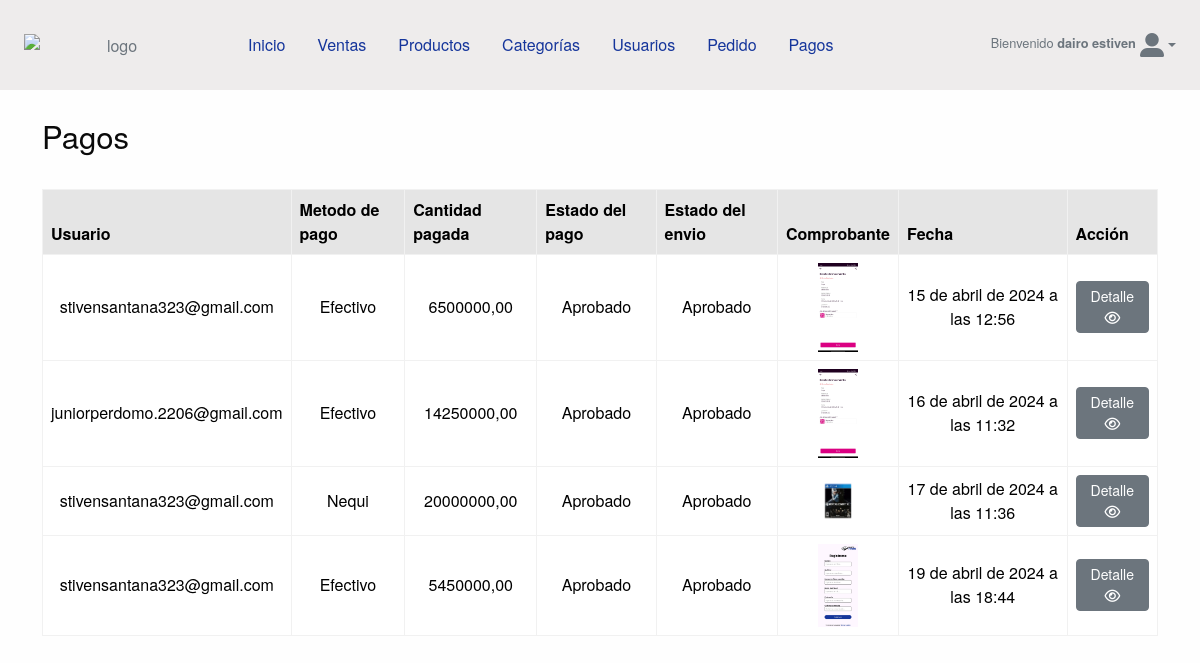
/pedido/admin/pagos/ (signed in), run on an earlier commit of the app's database.
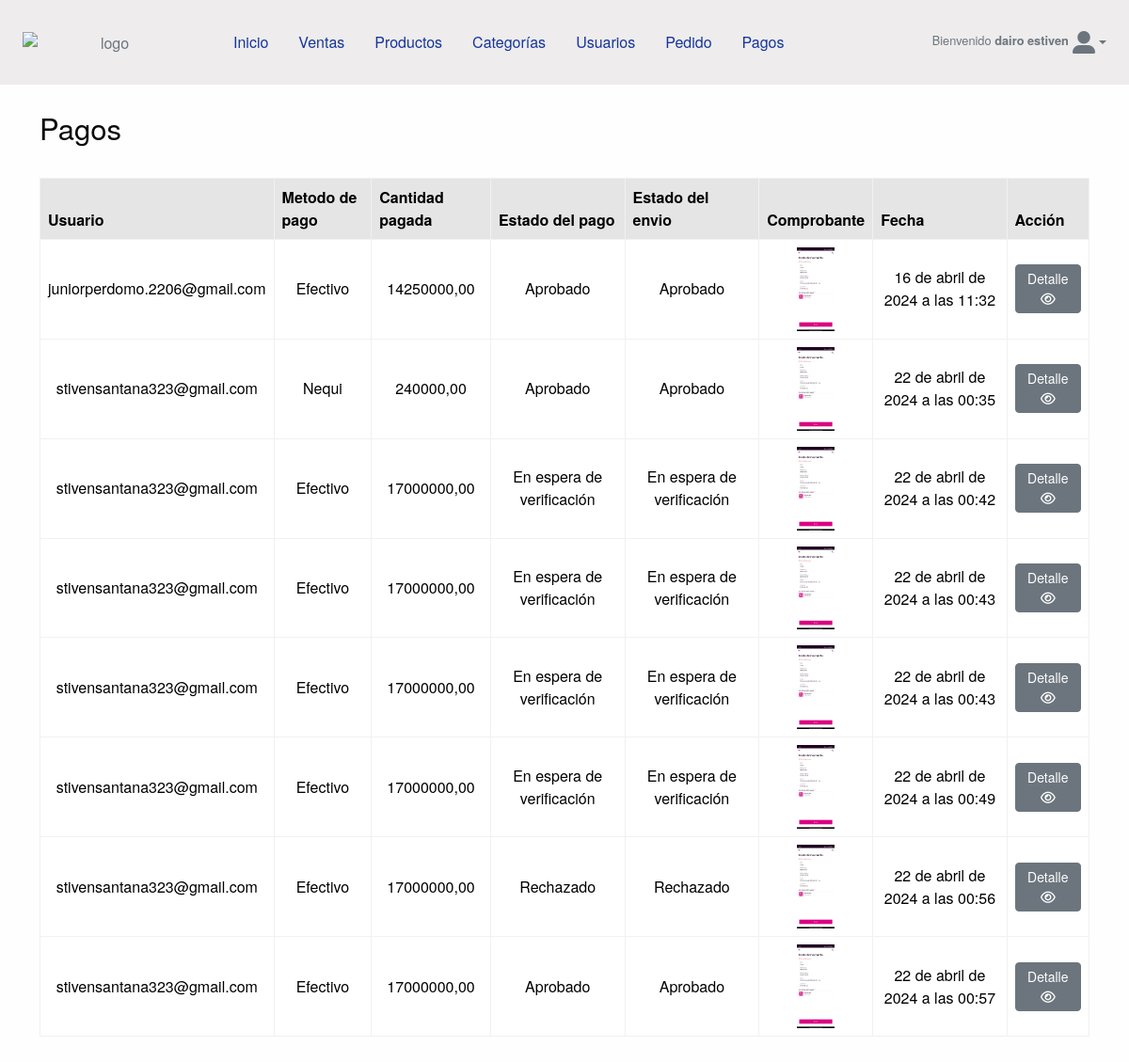
And on a later commit of the database.
### cuenta/models.py (models this page shows, shortened)
class Cuenta(AbstractBaseUser):
    nombre = models.CharField(max_length=25)
    apellido = models.CharField(max_length=25)
    username = models.CharField(max_length=25, unique=True, verbose_name="usuario")
    correo_electronico = models.EmailField(max_length=50, unique=True)
    telefono = models.CharField(max_length=12)
    inicio_acceso = models.DateField(default=timezone.now)
    ultimo_acceso = models.DateField(default=timezone.now)
    is_staff = models.BooleanField(default=False, verbose_name="usuario")
    is_admin = models.BooleanField(default=False, verbose_name="Administrador")
    is_active = models.BooleanField(default=False, verbose_name="Actvio")
    USERNAME_FIELD = "correo_electronico"
    REQUIRED_FIELDS = ["nombre", "apellido", "username"]
    objects = ManejardorCuenta()
    def __str__(self):
        return self.correo_electronico

### pedido/models.py (models this page shows, shortened)
class Pago(models.Model):
    OPCIONES_ESTADO_PAGOS = [
        ("En espera de verificación", "En espera de verificación"),
        ("Aprobado", "Aprobado"),
        ("Rechazado", "Rechazado"),
    ]
    OPCIONES_ENVIO = [
        ("En espera de verificación", "En espera de verificación"),
        ("Aprobado", "Aprobado"),
        ("Rechazado", "Rechazado"),
    ]
    usuario = models.ForeignKey(Cuenta, on_delete=models.CASCADE, null=True, blank=True)
    metodo_pago = models.CharField(max_length=50, null=True, blank=True)
    cantidad_pagada = models.DecimalField(max_digits=12, decimal_places=2,  null=True, blank=True)
    comprobante = models.ImageField(
        upload_to="comprobantes/",
        validators=[validate_image_file_extension]
    )
    estado_pago = models.CharField(
        max_length=50, choices=OPCIONES_ESTADO_PAGOS, default="En espera de verificación"
    )
    estado_envio = models.CharField(
        max_length=50, choices=OPCIONES_ENVIO, default="En espera de verificación"
    )
    fecha = models.DateTimeField(default=timezone.now)

### config/decorators.py (the view)
    def wrapper(request, *args, **kwargs):
        cuenta = Cuenta.objects.get(correo_electronico=request.user)
        if cuenta.is_active and cuenta.is_staff and cuenta.is_admin:
            return view_func(request, *args, **kwargs)
        else:
            return redirect("inicio_sesion")

### pedido/views.py (called while the page is built)
@login_required(login_url="inicio_sesion")
@protect_route
def lista_pagos(request):
    queryset = Pago.objects.all()
    return render(
        request,
        "admin/pagos/lista_pagos.html",
        {"pagos": queryset},
    )

### tienda/context_processors.py (called while the page is built)
def enlaces_categorias(request):
    enlace = Categoria.objects.all()
    return dict(enlace_categoria=enlace)

### templates/admin/pagos/lista_pagos.html (shortened to what this page needs)
{% extends 'admin/base_admin.html' %}
{% load static %}
{% block content %}
<div>
    <div class="container my-3">
        <div class="d-flex justify-content-between my-4">
            <div>
                <h3>Pagos</h3>
            </div>
        </div>
        <div class="d-flex justify-content-center text-center">
            <div class="col-12">
                <div class="table-responsive">
                    <table id="tblAdmin" class="table table-hover table-bordered">
                        <thead class="table-active ">
                            <tr>
                                <th scope="col">Usuario</th>
                                <th scope="col">Metodo de pago</th>
                                <th scope="col">Cantidad pagada</th>
                                <th scope="col">Estado del pago</th>
                                <th scope="col">Estado del envio</th>
                                <th scope="col">Comprobante</th>
                                <th scope="col">Fecha</th>
                                <th scope="col">Acción</th>
                            </tr>
                        </thead>
                        <tbody>
                            {% for p in pagos %}
                            <tr>
                                <td class="align-middle">
                                    <span>{{ p.usuario }}</span>
                                </td>
                                <td class="align-middle">{{ p.metodo_pago }}</td>
                                <td class="align-middle">{{ p.cantidad_pagada }}</td>
                                <td class="align-middle text-center">{{ p.estado_pago }}</td>
                                <td class="align-middle text-center">{{ p.estado_envio }}</td>
                                <td class="align-middle text-center">
                                    <a href="{{ p.comprobante.url }}" target="_blank">
                                        <img width="40px" src="{{ p.comprobante.url }}" alt="">
                                    </a>
                                </td>
                                <td class="align-middle text-center">{{ p.fecha }}</td>
                                <td class="align-middle">
                                    <div class="d-flex gap-1">
                                        <a href="{% url 'detalle_pagos_admin' p.id %}" class="btn btn-secondary btn-sm">Detalle <i class="fa-regular fa-eye"></i></a>
                                    </div>
                                </td>
                            </tr>
                            {% endfor %}
                        </tbody>
                    </table>
                </div>
            </div>
        </div>
    </div>
{% endblock %}

### templates/admin/base_admin.html (shortened to what this page needs)
{% load static %}
<!DOCTYPE html>
<html lang="es">
  <head>
    <link href="https://cdn.jsdelivr.net/npm/bootstrap@5.3.2/dist/css/bootstrap.min.css" rel="stylesheet" />
    <link rel="stylesheet" href="{% static 'css/admin/admin.css' %}" />
    <link href="{% static 'fonts/fontawesome/all.min.css' %}" rel="stylesheet" type="text/css" />
    <link rel="stylesheet" href="https://cdnjs.cloudflare.com/ajax/libs/foundation/6.4.3/css/foundation.min.css" />
    <link rel="stylesheet" href="https://cdn.datatables.net/2.0.3/css/dataTables.foundation.css" />
    <link rel="stylesheet" href="https://cdn.datatables.net/buttons/3.0.1/css/buttons.foundation.css" />
  </head>
  <body>
    <div class="container-fluid">
      <div class="row">
        {% include 'admin/include/menu.html' %}
        {% block content %}
        {% endblock %}
      </div>
    </div>
  </body>
</html>

### templates/admin/include/menu.html (shortened to what this page needs)
{% load static %}
<div class="text-secondary bg-nav">
  <div class="container-fluid my-4 d-lg-flex align-items-center text-center gap-2">
    <a class="navbar-brand" href="{% url 'dashboard' %}"><img src="{% static 'img/logo.svg' %}" alt="logo" width="180px" /></a>
    <ul class="nav mb-2 mb-lg-0 colors-texto me-auto">
      <li class="nav-item">
        <a class="nav-link" href="{% url 'dashboard' %}">Inicio</a>
      </li>
      <li class="nav-item">
        <a class="nav-link" href="{% url 'lista_venta' %}">Ventas</a>
      </li>
      <li class="nav-item">
        <a class="nav-link" href="{% url 'lista_productos' %}">Productos</a>
      </li>
      <li class="nav-item">
        <a class="nav-link" href="{% url 'lista_categorias' %}">Categorías</a>
      </li>
      <li class="nav-item">
        <a class="nav-link" href="{% url 'lista_usuario' %}">Usuarios</a>
      </li>
      <li class="nav-item">
        <a class="nav-link" href="{% url 'lista_pedido' %}">Pedido</a>
      </li>
      <li class="nav-item">
        <a class="nav-link" href="{% url 'lista_pagos' %}">Pagos</a>
      </li>
    </ul>
    <div class="d-flex ml-auto">
      {% if user.is_authenticated %}
        <small class="py-0 my-0 mx-1">Bienvenido <strong>{{ user.nombre }}</strong></small>
      {% endif %}
      <li class="nav-item dropdown list-unstyled">
        <a class="nav-link dropdown-toggle" href="#" role="button" data-bs-toggle="dropdown" aria-expanded="false"><i class="fa-solid fa-user-large fa-xl"></i></a>
      </li>
    </div>
  </div>
</div>

### static/css/admin/admin.css (style rules this page uses)
body { font-family: 'Quicksand'; }
.bg-nav { background-color: #eeecec; }
.colors-texto li>a { color: #15359B; }

What changed in the data, as far as the page shows it:
removed Pago: usuario "stivensantana323@gmail.com", metodo_pago "Efectivo", cantidad_pagada "6500000,00", estado_pago "Aprobado", estado_envio "Aprobado", comprobante (picture), fecha "15 de abril de 2024 a las 12:56"
removed Pago: usuario "stivensantana323@gmail.com", metodo_pago "Nequi", cantidad_pagada "20000000,00", estado_pago "Aprobado", estado_envio "Aprobado", comprobante (picture), fecha "17 de abril de 2024 a las 11:36"
removed Pago: usuario "stivensantana323@gmail.com", metodo_pago "Efectivo", cantidad_pagada "5450000,00", estado_pago "Aprobado", estado_envio "Aprobado", comprobante (picture), fecha "19 de abril de 2024 a las 18:44"
added Pago: usuario "stivensantana323@gmail.com", metodo_pago "Nequi", cantidad_pagada "240000,00", estado_pago "Aprobado", estado_envio "Aprobado", comprobante (picture), fecha "22 de abril de 2024 a las 00:35"
added Pago: usuario "stivensantana323@gmail.com", metodo_pago "Efectivo", cantidad_pagada "17000000,00", estado_pago "En espera de verificación", estado_envio "En espera de verificación", comprobante (picture), fecha "22 de abril de 2024 a las 00:42"
added Pago: usuario "stivensantana323@gmail.com", metodo_pago "Efectivo", cantidad_pagada "17000000,00", estado_pago "En espera de verificación", estado_envio "En espera de verificación", comprobante (picture), fecha "22 de abril de 2024 a las 00:43"
added Pago: usuario "stivensantana323@gmail.com", metodo_pago "Efectivo", cantidad_pagada "17000000,00", estado_pago "En espera de verificación", estado_envio "En espera de verificación", comprobante (picture), fecha "22 de abril de 2024 a las 00:43"
added Pago: usuario "stivensantana323@gmail.com", metodo_pago "Efectivo", cantidad_pagada "17000000,00", estado_pago "En espera de verificación", estado_envio "En espera de verificación", comprobante (picture), fecha "22 de abril de 2024 a las 00:49"
added Pago: usuario "stivensantana323@gmail.com", metodo_pago "Efectivo", cantidad_pagada "17000000,00", estado_pago "Rechazado", estado_envio "Rechazado", comprobante (picture), fecha "22 de abril de 2024 a las 00:56"
added Pago: usuario "stivensantana323@gmail.com", metodo_pago "Efectivo", cantidad_pagada "17000000,00", estado_pago "Aprobado", estado_envio "Aprobado", comprobante (picture), fecha "22 de abril de 2024 a las 00:57"
